Frame 1 (no input): blank canvas, image omitted
Frame 60 (no input): blank canvas, image omitted
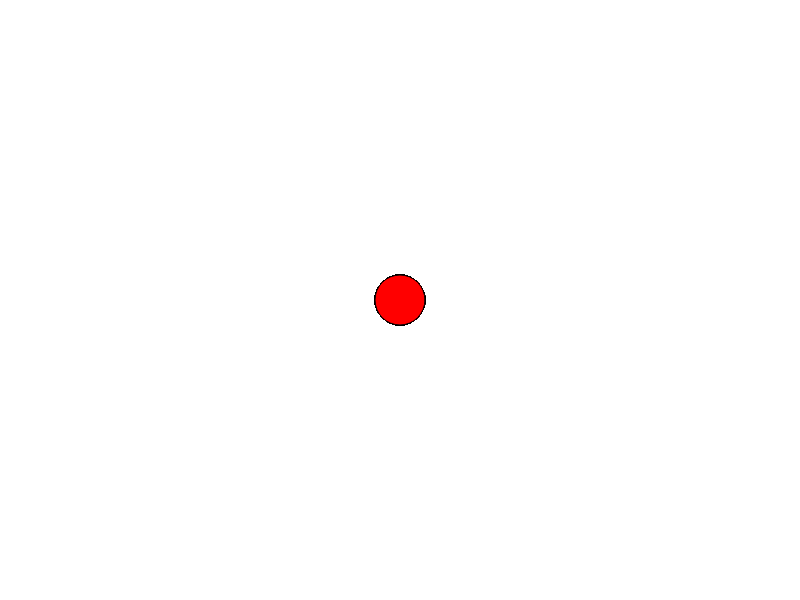
Frame 120 (the mouse pressed at the canvas centre since frame 60)

The p5.js sketch whose frames 1 and 60 were blank and that drew this single picture after the mouse press (run headless with seeded random() and noise() and a simulated clock; from frame 60 on, the mouse is pressed at the canvas centre):

// p5.js sketch
// ── sketch.js
var fillColor, drawSize;

function setup() {
   createCanvas(800,600);
   background(255);
   
   fillColor = color(255,0,0);
   drawSize = 50;
}

function draw() {
  fill(fillColor);
  if (mouseIsPressed) 
  {ellipse(mouseX,mouseY,drawSize,drawSize);}
}

function keyTyped() {
   if (key === "1") {
      fillColor = color(255,0,0);
   }
   else if (key === "2") {
      fillColor = color(0,255,0);
   }
   else if (key === "3") {
      fillColor = color(0,0,255);
   }
   else if (key === " ") {
      background(255);
   }
}

function keyPressed() {
   if (keyCode === UP_ARROW) {
      drawSize += 5;
   }
   else if (keyCode === DOWN_ARROW) {
      drawSize -= 5;
   }
}
